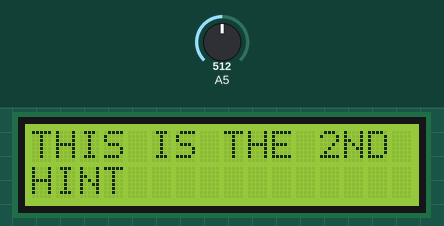
A sketch run on a simulated Arduino Uno, built with avr-gcc and run on an emulated ATmega328P. Parts: 16×2 character LCD. The test bench sets the inputs (shaded band); at power-on: A5 = 512.

Above: at 1.2 s.
1.3 s: A5 set to 598
4.3 s: A5 set to 629
At 5.5 s:
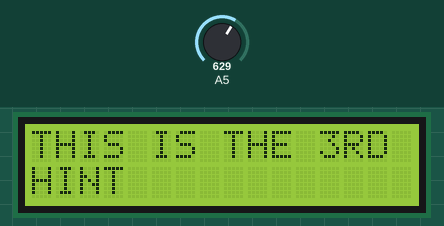
7.3 s: A5 set to 306
At 9.2 s:
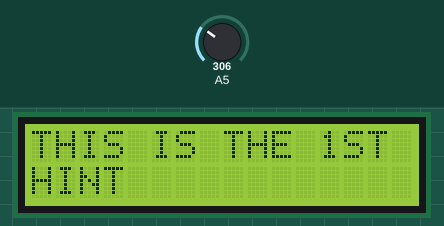
9.8 s: A5 set to 219
12.8 s: A5 set to 186
At 13.1 s:
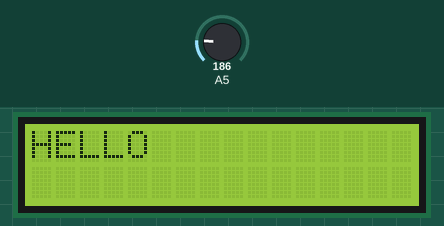
20.3 s: A5 set to 511
At 24.8 s:
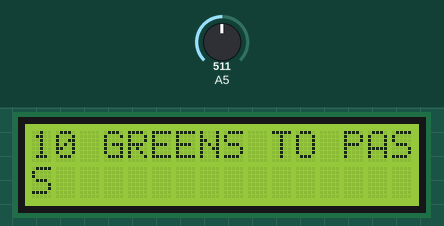
Timing chart, 0 to 26.3 s (numbered marks = the images above; inputs shaded):
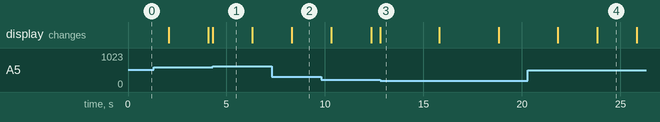

Measured:
- the behaviour switches between 613 and 614 on A5 (found by bisection; images 0 and 1)
- the behaviour switches between 205 and 204 on A5 (found by bisection; images 2 and 3)
- after the input at 4.3 s, the display: changes at once (image 1)
- after the input at 7.3 s, the display: first differs from a run without the input after 1.0 s (image 2)
- after the input at 12.8 s, the display: changes at once (image 3)
- after the input at 20.3 s, the display: first changes after 1.5 s (image 4 shows a later state)
- what the display in image 1 shows lasts 2.0 s, from 4.3 s to 6.3 s

The sketch:

lcd_test2.ino
```cpp
// include the library code:
#include <LiquidCrystal.h>

// initialize the library by associating any needed LCD interface pin
// with the arduino pin number it is connected to
const int rs = 12, en = 11, d4 = 5, d5 = 4, d6 = 3, d7 = 2;
LiquidCrystal lcd(rs, en, d4, d5, d6, d7);

int prevMappedVal = -1;

void setup() {
  // set up the LCD's number of columns and rows:
  lcd.begin(16, 2);
}

void loop() {

  // get a reading of the potentiometer
  int potVal = analogRead(5);
  // but we only want 5 values or so...
  int mappedVal = map(potVal, 0, 1023, 0, 5); // 0 and how ever many hints we have

  // only if the value has changed...
  if (prevMappedVal != mappedVal) {

    if (mappedVal == 0) {
      backStory("HELLO", 2);
      delay(3000);
      backStory("TURN KNOB SLOWLY", 1);
      delay(3000);
      backStory("TO REVEAL HINTS FOR EACH GAME", 2);
      delay(3000);
    }

    if (mappedVal == 1) {
     backStory("THIS IS THE 1ST HINT", 1);//patch bay
      delay(2000);
      backStory("MATCH SOUND TO LIGHT", 1);
      delay(2000);
      backStory("CONNECT WIRES FROM TOP 2 BOTTOM", 2);
    }

     if (mappedVal == 2) {
      backStory("THIS IS THE 2ND HINT", 2);//phone
      delay(2000);
     backStory("10 GREENS TO PASS",2);
      delay(2000);
      backStory("FIND THE EMAIL",2);
    }

     if (mappedVal == 3) {
     backStory("THIS IS THE 3RD HINT", 2);//simon says
      delay(2000);
      backStory("THIS IS A SIMON STYLE GAME", 2);
      delay(2000);
     backStory("FOLLOW THE SEQUENCE", 2);
    }


    prevMappedVal = mappedVal;
  }
}

void backStory(String _test, int _lines) {
  lcd.clear();
  for (int i = 0; i <= _lines; i++) {
    Serial.println(i);
    String top = _test.substring((16 * i) * 2, 16 + ((16 * i) * 2));

    lcd.setCursor(0, 0);
    lcd.print(top);
    lcd.setCursor(0, 1);
    String bottom = _test.substring((16 + ((16 * i) * 2)), 32 + (16 + ((16 * i) * 2)));
    lcd.print(bottom);

  }

}
```
